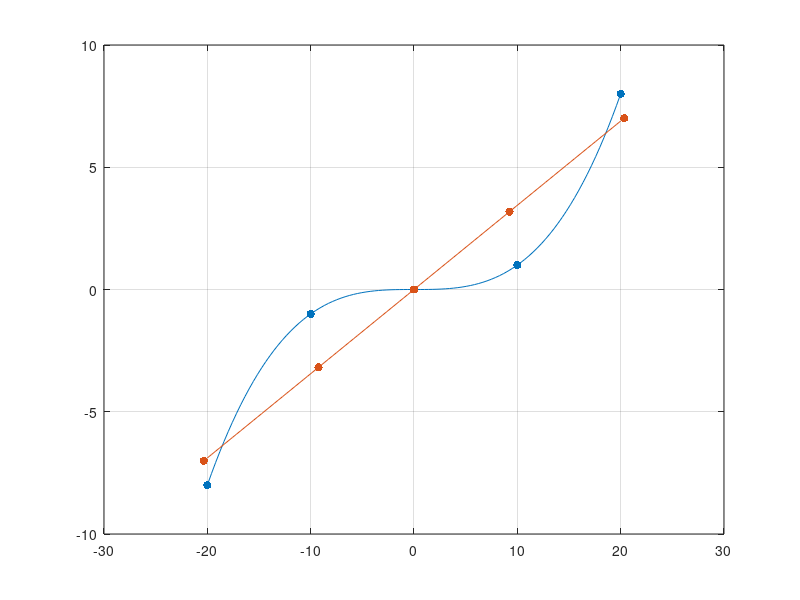

Reproduce this figure in MATLAB.
clc;clear;close;
X = [-20,-10,0,10,20; -8,-1,0,1,8];
% Data from the manifold : y = (x/10)^3
% We want the data to be in 1D manifold.

% Step 1:
% Calculate the covariance of the data
C = cov(X');
[V,D] = eig(C);

% Step 2:
% One eigen value is comparatively larger than the other
% The principle axis is:
paxis = V(:,2)/norm(V(:,2));

X_new = paxis'*X;

% Plot of all points:
x1 = linspace(-20,20,100);
plot(x1,(x1/10).^3); hold on;
scatter(X(1,:),X(2,:),'filled','k'); hold on;
plot(x1,(paxis(2)/paxis(1))*x1); hold on;
X_proj = (paxis(1)/sqrt(paxis(1)^2+paxis(2)^2))*X_new;
Y_proj = (paxis(2)/sqrt(paxis(1)^2+paxis(2)^2))*X_new;
scatter(X_proj,Y_proj,'filled','red'); hold on;
grid on;

